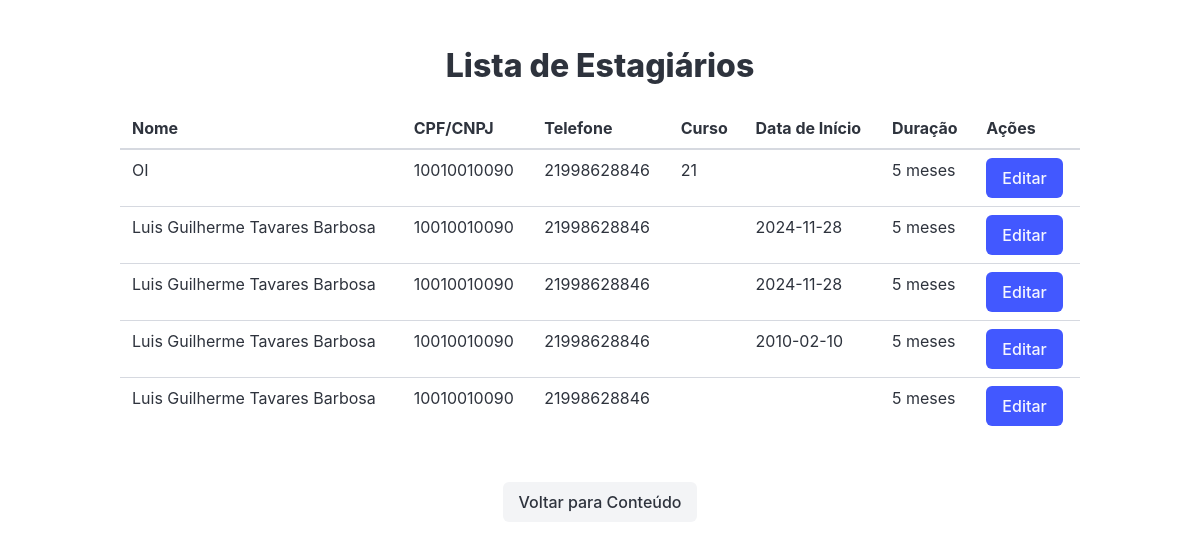
/listar_estagiarios.php, run on the app's committed database.
### tables this page shows
CREATE TABLE "estagiarios" (
    "id" INTEGER NOT NULL,
    "nome" VARCHAR(255) NOT NULL,
    "telefone" VARCHAR(15) NULL,
    "data_inicio" DATE NULL,
    "duracao" INTEGER NULL,
    "cpf_cnpj" VARCHAR(18) NOT NULL,
    "data_nascimento" DATE NULL,
    "estagio_id" INTEGER NOT NULL,
    "empresa" TEXT  NULL, -- Nova coluna para a chave estrangeira de empresa
    PRIMARY KEY ("id"),
    CONSTRAINT "fk_estagio_id" FOREIGN KEY ("estagio_id") REFERENCES "estagios" ("usuario_id") ON UPDATE CASCADE ON DELETE CASCADE,
    CONSTRAINT "fk_empresa" FOREIGN KEY ("empresa") REFERENCES "estagios" ("id") ON UPDATE CASCADE ON DELETE SET NULL
);

### app/Model/Estagiario.php (called while the page is built, shortened)
<?php
class Estagiario {
    private $banco;
    public function __construct($banco) {
        $this->banco = $banco;
    }
public function listarEstagiarios() {
    $stmt = $this->banco->query("SELECT * FROM estagiarios");
    return $stmt->fetchAll(PDO::FETCH_ASSOC);
}
}
?>

### listar_estagiarios.php (the view, shortened to what this page needs)
<?php
include 'header.php';
require_once 'app/Database/Conectar.php';
require_once 'app/Model/Estagiario.php';
$pdo = new PDO("sqlite:banco.db");
$estagiarioModel = new Estagiario($pdo);
$estagiarios = $estagiarioModel->listarEstagiarios();
?>
<section class="section">
    <div class="container">
        <h2 class="title has-text-centered">Lista de Estagiários</h2>
        <?php if (!empty($estagiarios)): ?>
            <table class="table is-fullwidth is-hoverable">
                <thead>
                    <tr>
                        <th>Nome</th>
                        <th>CPF/CNPJ</th>
                        <th>Telefone</th>
                        <th>Curso</th>
                        <th>Data de Início</th>
                        <th>Duração</th>
                        <th>Ações</th>
                    </tr>
                </thead>
                <tbody>
                    <?php foreach ($estagiarios as $estagiario): ?>
                        <tr>
                            <td><?= htmlspecialchars($estagiario['nome'] ?? '') ?></td>
                            <td><?= htmlspecialchars($estagiario['cpf_cnpj'] ?? '') ?></td>
                            <td><?= htmlspecialchars($estagiario['telefone'] ?? '') ?></td>
                            <td><?= htmlspecialchars($estagiario['empresa'] ?? '') ?></td>
                            <td><?= htmlspecialchars($estagiario['data_inicio'] ?? '') ?></td>
                            <td><?= htmlspecialchars($estagiario['duracao'] ?? '') ?> meses</td>
                            <td>
                                <a href="editarEstagiario.php?id=<?= htmlspecialchars($estagiario['id']) ?>" class="button is-link">Editar</a>
                            </td>
                        </tr>
                    <?php endforeach; ?>
                </tbody>
            </table>
        <?php else: ?>
            <p class="notification is-warning">Nenhum estagiário cadastrado.</p>
        <?php endif; ?>
    </div>
</section>
<div class="has-text-centered">
    <a class="button is-light" href="conteudo.php">Voltar para Conteúdo</a>
</div>
<?php include 'footer.php'; ?>

### header.php (shortened to what this page needs)
<!DOCTYPE html>
<html lang="en">
<head>
    <link rel="stylesheet" href="https://cdn.jsdelivr.net/npm/bulma@1.0.2/css/bulma.min.css">
</head>
    <body>

### footer.php (shortened to what this page needs)
</body>
</html>

### data on the page
estagiarios: nome "OI", cpf_cnpj "10010010090", telefone "21998628846", empresa "21", duracao "5"
estagiarios: nome "Luis Guilherme Tavares Barbosa", cpf_cnpj "10010010090", telefone "21998628846", data_inicio "2024-11-28", duracao "5"
estagiarios: nome "Luis Guilherme Tavares Barbosa", cpf_cnpj "10010010090", telefone "21998628846", data_inicio "2024-11-28", duracao "5"
estagiarios: nome "Luis Guilherme Tavares Barbosa", cpf_cnpj "10010010090", telefone "21998628846", data_inicio "2010-02-10", duracao "5"
estagiarios: nome "Luis Guilherme Tavares Barbosa", cpf_cnpj "10010010090", telefone "21998628846", duracao "5"
